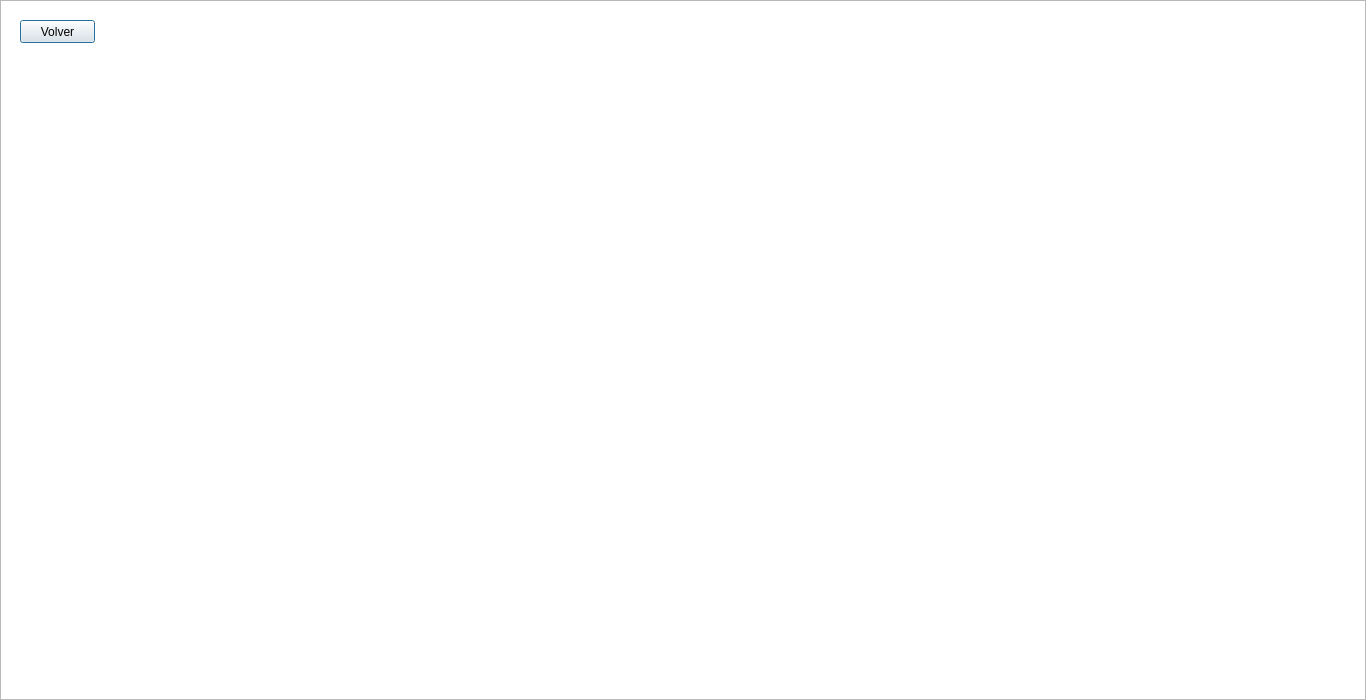
<?xml version="1.0" encoding="UTF-8"?>
<ui version="4.0">
 <class>Level5</class>
 <widget class="QDialog" name="Level5">
  <property name="geometry">
   <rect>
    <x>0</x>
    <y>0</y>
    <width>1366</width>
    <height>700</height>
   </rect>
  </property>
  <property name="windowTitle">
   <string>Capucho's Bomb Adventure</string>
  </property>
  <property name="windowIcon">
   <iconset resource="gif.qrc">
    <normaloff>:/Images/icono.png</normaloff>:/Images/icono.png</iconset>
  </property>
  <widget class="QGraphicsView" name="graphicsView">
   <property name="geometry">
    <rect>
     <x>0</x>
     <y>0</y>
     <width>1366</width>
     <height>700</height>
    </rect>
   </property>
   <property name="verticalScrollBarPolicy">
    <enum>Qt::ScrollBarAlwaysOff</enum>
   </property>
   <property name="horizontalScrollBarPolicy">
    <enum>Qt::ScrollBarAlwaysOff</enum>
   </property>
  </widget>
  <widget class="QPushButton" name="pushButton">
   <property name="geometry">
    <rect>
     <x>20</x>
     <y>20</y>
     <width>75</width>
     <height>23</height>
    </rect>
   </property>
   <property name="text">
    <string>Volver</string>
   </property>
  </widget>
 </widget>
 <tabstops>
  <tabstop>graphicsView</tabstop>
 </tabstops>
 <resources>
  <include location="gif.qrc"/>
 </resources>
 <connections/>
</ui>
